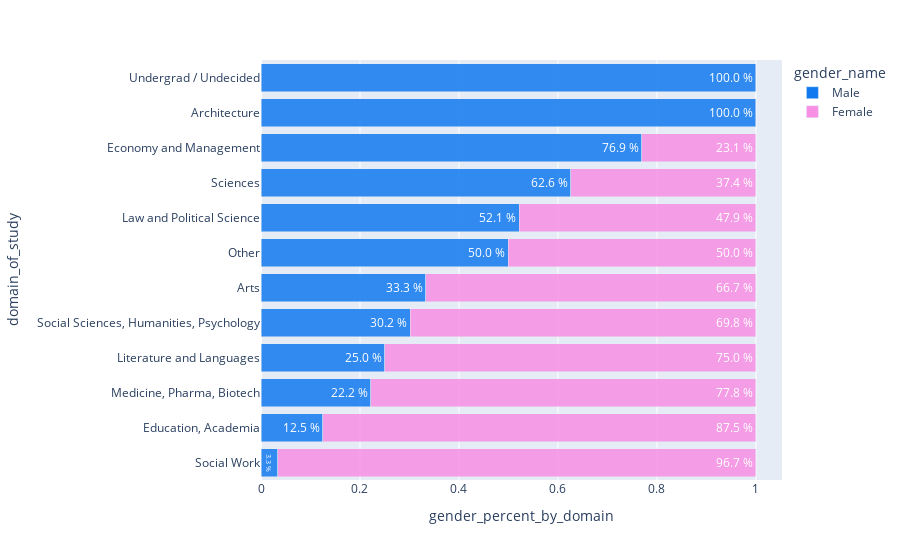

The code cell stored with this chart in its notebook:
### Code cell
fig=px.bar(new_df, x='gender_percent_by_domain', y='domain_of_study',
            color=new_df['gender_name'], barmode ='stack', color_discrete_sequence=["#1179f0", "#F78FE4"], opacity = 0.85,
            text = new_df['percentage']).update_yaxes(categoryorder = "total descending")
fig.update_traces(textfont_color='#ffffff')
fig.show()

### Figure 1 — Plotly figure (JSON) as saved in the notebook; plotly's stock layout.template omitted (floating-point values rounded to 4 significant figures)
{"data": [{"alignmentgroup": "True", "hovertemplate": "gender_name=Male<br>gender_percent_by_domain=%{x}<br>domain_of_study=%{y}<br>percentage=%{text}<extra></extra>", "legendgroup": "Male", "marker": {"color": "#1179f0", "opacity": 0.85, "pattern": {"shape": ""}}, "name": "Male", "offsetgroup": "Male", "orientation": "h", "showlegend": true, "text": ["3.3 %", "12.5 %", "22.2 %", "25.0 %", "30.2 %", "33.3 %", "50.0 %", "52.1 %", "62.6 %", "76.9 %", "100.0 %", "100.0 %"], "textfont": {"color": "#ffffff"}, "textposition": "auto", "type": "bar", "x": [0.03333, 0.125, 0.2222, 0.25, 0.3016, 0.3333, 0.5, 0.5213, 0.626, 0.7692, 1, 1], "xaxis": "x", "y": ["Social Work", "Education, Academia", "Medicine, Pharma, Biotech", "Literature and Languages", "Social Sciences, Humanities, Psychology", "Arts", "Other", "Law and Political Science", "Sciences", "Economy and Management", "Architecture", "Undergrad / Undecided"], "yaxis": "y"}, {"alignmentgroup": "True", "hovertemplate": "gender_name=Female<br>gender_percent_by_domain=%{x}<br>domain_of_study=%{y}<br>percentage=%{text}<extra></extra>", "legendgroup": "Female", "marker": {"color": "#F78FE4", "opacity": 0.85, "pattern": {"shape": ""}}, "name": "Female", "offsetgroup": "Female", "orientation": "h", "showlegend": true, "text": ["23.1 %", "37.4 %", "47.9 %", "50.0 %", "66.7 %", "69.8 %", "75.0 %", "77.8 %", "87.5 %", "96.7 %"], "textfont": {"color": "#ffffff"}, "textposition": "auto", "type": "bar", "x": [0.2308, 0.374, 0.4787, 0.5, 0.6667, 0.6984, 0.75, 0.7778, 0.875, 0.9667], "xaxis": "x", "y": ["Economy and Management", "Sciences", "Law and Political Science", "Other", "Arts", "Social Sciences, Humanities, Psychology", "Literature and Languages", "Medicine, Pharma, Biotech", "Education, Academia", "Social Work"], "yaxis": "y"}], "layout": {"barmode": "stack", "legend": {"title": {"text": "gender_name"}, "tracegroupgap": 0}, "margin": {"t": 60}, "xaxis": {"anchor": "y", "domain": [0, 1], "title": {"text": "gender_percent_by_domain"}}, "yaxis": {"anchor": "x", "categoryorder": "total descending", "domain": [0, 1], "title": {"text": "domain_of_study"}}}}
